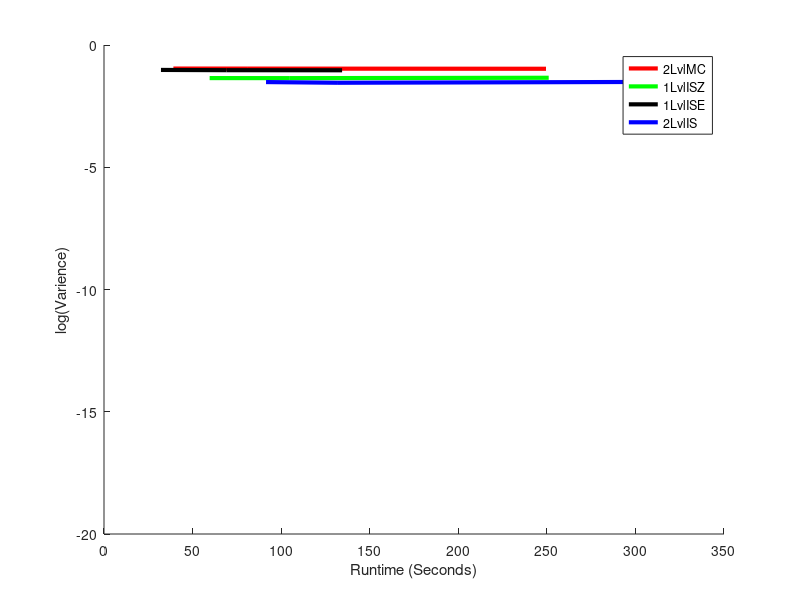

This figure's MATLAB source:
hold on

xMin = 0;
xMax = 350;
yMin = -20;
yMax = 0;
trueAns =  0.067355681764443305259593866206504;
X = 1:xMax;

TwoLvlMCX = [39.1719,39.1719,39.1719,39.1719,39.1719...
    80.75,80.75,80.75,80.75,80.75,...
    249.5156,249.5156,249.5156,249.5156,249.5156,...
             ];
        
TwoLvlMCY = [0.11536936472134180775572787069905, 0.094878855567515268942813122521329, 0.10540688365677318427682251922306, 0.11880443103692163442364204684054, 0.10949285905646634342591738686679,...
0.10381390567277778980148639220715, 0.11572886232884131707532304744745, 0.094872924049580240057899516159523, 0.12352718606822975233594519295366, 0.10373264582907902597863625260288,...
0.10028402851216165758696519105797, 0.10562778121505037032257234841381, 0.097510140040603252020723346049635, 0.11542887611545178672134426278717, 0.11459706560416917098255140672336,...
];

TwoLvlMCYMean = arrayfun(@(i) mean(TwoLvlMCY((5*i-4):(5*i))), 1:(length(TwoLvlMCY)/5));

OneLvlISX = [59.6406,59.6406,59.6406,59.6406,...
    104.9219,104.9219,104.9219,104.9219,104.9219,...
    251.0469,251.0469,251.0469,251.0469,251.0469,...
            ];
        
OneLvlISY = [0.049553924323254519568315856759, 0.040967345013256710462012932794096, 0.048167308120679097616090302835801, 0.042426376869577120398702163583948, 0.040548597946135737923878394894928,...
             0.043501140345143088361545835596189, 0.043591486965562170619037374308391, 0.042664353841540013367872319349772, 0.047869301477267096889267605774876, 0.043008129812873538422302033268352,...
             0.044335295926189469128964049104979, 0.048219214110780624082952527942325, 0.04787825072098854384261557015634, 0.045906181635175853650299160335635, 0.042237673384319815439447154403751,...
             ];

OneLvlISYMean = arrayfun(@(i) mean(OneLvlISY((5*i-4):(5*i))), 1:(length(OneLvlISY)/5));

TwoLvlISX = [91.4688,91.4688,91.4688,91.4688,91.4688,...
    132.0781,132.0781,132.0781,132.0781,132.0781,...
    294.125,294.125,294.125,294.125,294.125,...
            ];
        
TwoLvlISY = [0.031340973583225240073346640201635, 0.032956865697143775117972097632446, 0.029241160499016184692866460181904, 0.024332117466146226114620532143817, 0.034369690516196066409904119609564,...
             0.029968411891886398423778814503748, 0.02742093587332073562068401884062, 0.030063324428545007416246903630963, 0.026255308409288830029382211250777, 0.029103594044392975398460876590434,...
             0.031661953073548666781622529242668, 0.029056341248517938286033412964571, 0.026509273072432643081342007462808, 0.035732722176190320761968166607403, 0.030450364928924243679286831820718,...
         ];

TwoLvlISYMean = arrayfun(@(i) mean(TwoLvlISY((5*i-4):(5*i))), 1:(length(TwoLvlISY)/5));

OneLvlISEX = [32.1563,32.1563,32.1563,32.1563,32.1563,...
    69.1094,69.1094,69.1094,69.1094,69.1094,...
    134.4063,134.4063,134.4063,134.4063,134.4063,...
            ];
        
OneLvlISEY = [0.12011349441448174180102625996369, 0.091412232578704677443681703152834, 0.096628239031973373052153419848764, 0.089354741193532510878938524001569, 0.080436092877471054851667986440589,...
0.089538223603085137503043711149076, 0.1100929529742701307171159896825, 0.10256152412365086845635886447781, 0.087183005656958842410908516740164, 0.077225487352846927668892362817132,...
 0.098423194776576225506481421234639, 0.068871946743571402227424016473378, 0.10902254399630860459691206187927, 0.091269042226393912176085621013044, 0.09491598286058419708943745263241,...
             ];

OneLvlISEYMean = arrayfun(@(i) mean(OneLvlISEY((5*i-4):(5*i))), 1:(length(OneLvlISEY)/5));

% GISX = [56.9063,56.9063,56.9063,56.9063,56.9063,...
%     107.4688,107.4688,107.4688,107.4688,107.4688,...
%     188.9844,188.9844,188.9844,188.9844,188.9844,...
%             ];
%         
% GISY = [0.000036248616248502811641035714629311, 0.000039329684366322966001996291884879, 0.00035386734921409113488466324781712, 0.009532970239707982615384729285779, 0.000017876832058288794741716942748866,...
% 0.00010256307661679185010746712114482, 0.00051491356483848759514193593744835, 0.0010229598643830817555205880964309, 0.00016178146446586887064952864356826, 0.0044317992051094703617741821233267,...
% 0.00032216435843321176860434840172331, 0.0009691062131038894215603884951804, 0.045685203026656746871925207642562, 0.00015090881267633269495823111761013, 0.002312094964260192307692332036595,...
%              ];
% 
% GISYMean = arrayfun(@(i) mean(GISY((5*i-4):(5*i))), 1:(length(GISY)/5));

OneLvlISRatio = (OneLvlISYMean ./ TwoLvlMCYMean) .* 100;

TwoLvlISRatio = (TwoLvlISYMean ./ TwoLvlMCYMean) .* 100;

OneLvlISERatio = (OneLvlISEYMean ./ TwoLvlMCYMean) .* 100;

% GISRatio = (GISYMean ./ TwoLvlMCYMean) .* 100;

%s1 = scatter(TwoLvlMCX,TwoLvlMCY,'r', 'filled');
%s2 = scatter(OneLvlISX,OneLvlISY,'g', 'filled');
%s3 = scatter(TwoLvlISX,TwoLvlISY,'b', 'filled');
%alpha(s1,0.4);
%alpha(s2,0.4);
%alpha(s3,0.4);

plot(unique(TwoLvlMCX),log10(TwoLvlMCYMean),'r','LineWidth',3)
plot(unique(OneLvlISX),log10(OneLvlISYMean),'g','LineWidth',3)
plot(unique(OneLvlISEX),log10(OneLvlISEYMean),'black','LineWidth',3)
plot(unique(TwoLvlISX),log10(TwoLvlISYMean),'b','LineWidth',3)
% plot(unique(GISX),log(GISYMean),'y','LineWidth',3)

axis([xMin,xMax,yMin,yMax]);

% r1 = refline(0,log(trueAns));
% r1.Color = 'r';
% r1.LineStyle = '--';

%legend('2LvlMC','1LvlISZ','1LvlISE','2LvlIS','GlassermanIS');
legend('2LvlMC','1LvlISZ','1LvlISE','2LvlIS');
xlabel('Runtime (Seconds)');
ylabel('log(Varience)');


hold off
